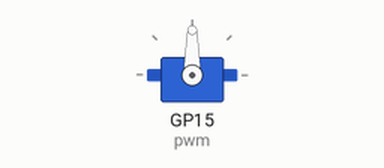
Simulated run of this program. Board: Raspberry Pi Pico running MicroPython. On the bench: servo. Servo angles are drawn from the pulse width (0.5 ms = 0°, 2.5 ms = 180°).

Above: at 0.05 s.
At 1.35 s:
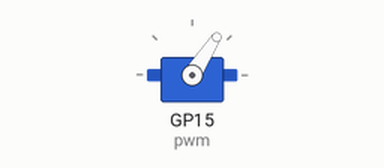
At 1.95 s:
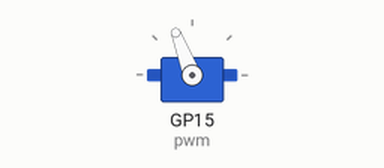
At 3.8 s:
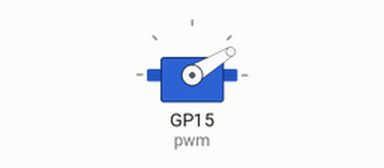
Timing chart, 0 to 8.8 s (numbered marks = the images above):
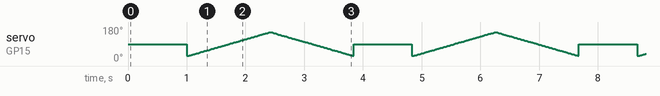

The program:

example.py
```python
# Run on a MicroPython board to produce 50 Hz servo pulses on GP15 (using duty_u16 conversion) and perform a neutral hold plus a full sweep from 800 to 2200 µs.
#
# Buy this module: https://shillehtek.com/products/servo-tester-rc-ccpm-checker
# Full manual: https://shillehtek.com/blogs/shillehtek-product-manuals/servo-tester-rc-ccpm-checker-manual
# More examples: https://github.com/shillehbean/shillehtek-examples
#

from machine import Pin, PWM
import time

# Servo signal -> GP15, servo power from 5V (VBUS), common GND
pwm = PWM(Pin(15))
pwm.freq(50)

def write_us(us):
    # 50 Hz frame = 20000 us; duty_u16 is 0-65535
    pwm.duty_u16(int(us * 65535 / 20000))

while True:
    write_us(1500)      # neutral
    time.sleep(1)
    for us in range(800, 2201, 10):   # sweep up
        write_us(us)
        time.sleep(0.01)
    for us in range(2200, 799, -10):  # sweep down
        write_us(us)
        time.sleep(0.01)
```
